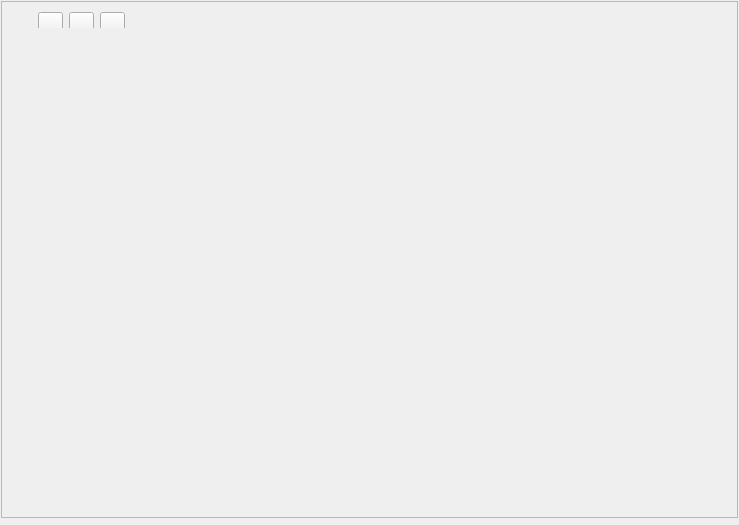
<?xml version="1.0" encoding="UTF-8"?>
<ui version="4.0">
 <class>Widget</class>
 <widget class="QWidget" name="Widget">
  <property name="geometry">
   <rect>
    <x>0</x>
    <y>0</y>
    <width>739</width>
    <height>525</height>
   </rect>
  </property>
  <property name="windowTitle">
   <string>Widget</string>
  </property>
  <layout class="QGridLayout" name="gridLayout_2" rowstretch="1" columnstretch="0">
   <property name="leftMargin">
    <number>1</number>
   </property>
   <property name="topMargin">
    <number>1</number>
   </property>
   <property name="rightMargin">
    <number>1</number>
   </property>
   <property name="bottomMargin">
    <number>1</number>
   </property>
   <property name="horizontalSpacing">
    <number>1</number>
   </property>
   <item row="0" column="0">
    <layout class="QGridLayout" name="gridLayout" rowstretch="1,0">
     <item row="1" column="0">
      <widget class="QFrame" name="frame">
       <property name="frameShape">
        <enum>QFrame::StyledPanel</enum>
       </property>
       <property name="frameShadow">
        <enum>QFrame::Raised</enum>
       </property>
      </widget>
     </item>
     <item row="0" column="0">
      <widget class="QFrame" name="frame_2">
       <property name="frameShape">
        <enum>QFrame::StyledPanel</enum>
       </property>
       <property name="frameShadow">
        <enum>QFrame::Raised</enum>
       </property>
       <widget class="QWidget" name="layoutWidget">
        <property name="geometry">
         <rect>
          <x>0</x>
          <y>0</y>
          <width>135</width>
          <height>27</height>
         </rect>
        </property>
        <layout class="QHBoxLayout" name="horizontalLayout" stretch="10,2,2,2">
         <item>
          <spacer name="horizontalSpacer">
           <property name="orientation">
            <enum>Qt::Horizontal</enum>
           </property>
           <property name="sizeType">
            <enum>QSizePolicy::Fixed</enum>
           </property>
           <property name="sizeHint" stdset="0">
            <size>
             <width>40</width>
             <height>20</height>
            </size>
           </property>
          </spacer>
         </item>
         <item>
          <widget class="QPushButton" name="pushButton_3">
           <property name="minimumSize">
            <size>
             <width>25</width>
             <height>25</height>
            </size>
           </property>
           <property name="maximumSize">
            <size>
             <width>25</width>
             <height>25</height>
            </size>
           </property>
           <property name="text">
            <string/>
           </property>
          </widget>
         </item>
         <item>
          <widget class="QPushButton" name="pushButton_2">
           <property name="minimumSize">
            <size>
             <width>25</width>
             <height>25</height>
            </size>
           </property>
           <property name="maximumSize">
            <size>
             <width>25</width>
             <height>25</height>
            </size>
           </property>
           <property name="text">
            <string/>
           </property>
          </widget>
         </item>
         <item>
          <widget class="QPushButton" name="pushButton">
           <property name="minimumSize">
            <size>
             <width>25</width>
             <height>25</height>
            </size>
           </property>
           <property name="maximumSize">
            <size>
             <width>25</width>
             <height>25</height>
            </size>
           </property>
           <property name="text">
            <string/>
           </property>
          </widget>
         </item>
        </layout>
       </widget>
      </widget>
     </item>
    </layout>
   </item>
  </layout>
 </widget>
 <layoutdefault spacing="6" margin="11"/>
 <resources/>
 <connections/>
</ui>
